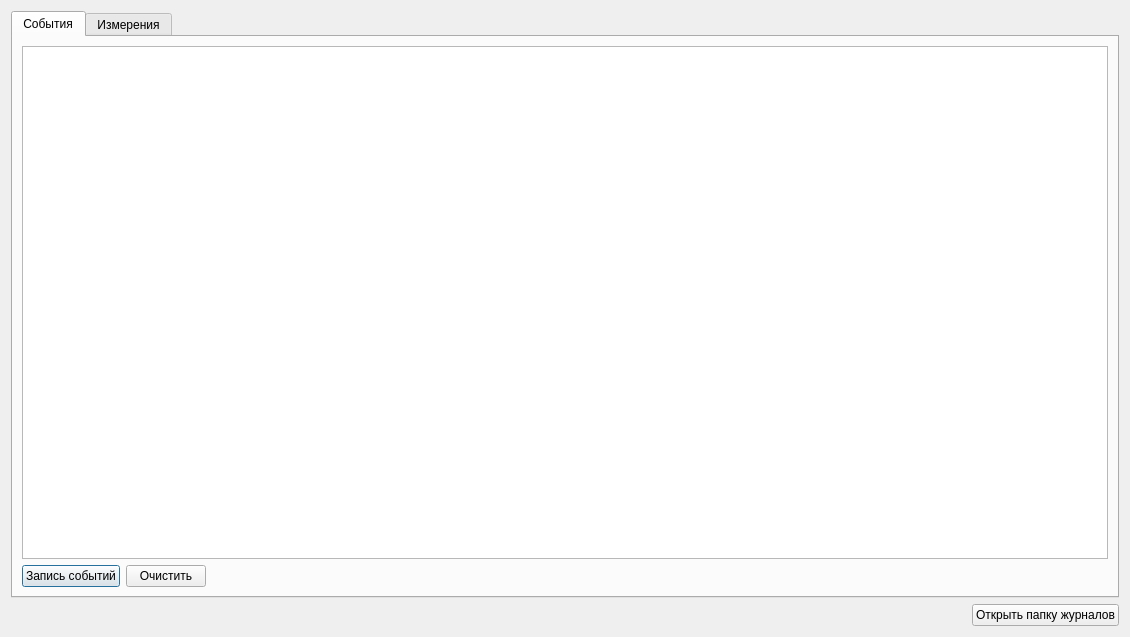
<?xml version="1.0" encoding="UTF-8"?>
<ui version="4.0">
 <class>LogWindow</class>
 <widget class="QDialog" name="LogWindow">
  <property name="geometry">
   <rect>
    <x>0</x>
    <y>0</y>
    <width>1130</width>
    <height>637</height>
   </rect>
  </property>
  <property name="windowTitle">
   <string>Лог</string>
  </property>
  <layout class="QVBoxLayout" name="verticalLayout">
   <item>
    <widget class="QTabWidget" name="tabWidget">
     <property name="currentIndex">
      <number>0</number>
     </property>
     <widget class="QWidget" name="eventsTab">
      <attribute name="title">
       <string>События</string>
      </attribute>
      <layout class="QVBoxLayout" name="eventsLayout">
       <item>
        <widget class="QPlainTextEdit" name="logTextEdit">
         <property name="readOnly">
          <bool>true</bool>
         </property>
        </widget>
       </item>
       <item>
        <layout class="QHBoxLayout" name="eventsButtonsLayout">
         <item>
          <widget class="QPushButton" name="toggleLoggingBtn">
           <property name="text">
            <string>Запись событий</string>
           </property>
           <property name="checkable">
            <bool>true</bool>
           </property>
          </widget>
         </item>
         <item>
          <widget class="QPushButton" name="clearLog">
           <property name="text">
            <string>Очистить</string>
           </property>
          </widget>
         </item>
         <item>
          <spacer name="eventsSpacer">
           <property name="orientation">
            <enum>Qt::Orientation::Horizontal</enum>
           </property>
           <property name="sizeHint" stdset="0">
            <size>
             <width>40</width>
             <height>20</height>
            </size>
           </property>
          </spacer>
         </item>
        </layout>
       </item>
      </layout>
     </widget>
     <widget class="QWidget" name="dataTab">
      <attribute name="title">
       <string>Измерения</string>
      </attribute>
      <layout class="QVBoxLayout" name="dataLayout">
       <item>
        <widget class="QTableWidget" name="dataTable">
         <property name="editTriggers">
          <set>QAbstractItemView::EditTrigger::NoEditTriggers</set>
         </property>
         <property name="alternatingRowColors">
          <bool>true</bool>
         </property>
         <property name="selectionBehavior">
          <enum>QAbstractItemView::SelectionBehavior::SelectRows</enum>
         </property>
        </widget>
       </item>
       <item>
        <layout class="QHBoxLayout" name="dataButtonsLayout">
         <item>
          <widget class="QPushButton" name="toggleDataBtn">
           <property name="text">
            <string>Запись измерений</string>
           </property>
           <property name="checkable">
            <bool>true</bool>
           </property>
          </widget>
         </item>
         <item>
          <widget class="QPushButton" name="clearDataBtn">
           <property name="text">
            <string>Очистить</string>
           </property>
          </widget>
         </item>
         <item>
          <spacer name="dataSpacer">
           <property name="orientation">
            <enum>Qt::Orientation::Horizontal</enum>
           </property>
           <property name="sizeHint" stdset="0">
            <size>
             <width>40</width>
             <height>20</height>
            </size>
           </property>
          </spacer>
         </item>
        </layout>
       </item>
      </layout>
     </widget>
    </widget>
   </item>
   <item>
    <layout class="QHBoxLayout" name="bottomLayout">
     <item>
      <spacer name="bottomSpacer">
       <property name="orientation">
        <enum>Qt::Orientation::Horizontal</enum>
       </property>
       <property name="sizeHint" stdset="0">
        <size>
         <width>40</width>
         <height>20</height>
        </size>
       </property>
      </spacer>
     </item>
     <item>
      <widget class="QPushButton" name="openLogsDir">
       <property name="text">
        <string>Открыть папку журналов</string>
       </property>
      </widget>
     </item>
    </layout>
   </item>
  </layout>
 </widget>
 <resources/>
 <connections/>
</ui>
